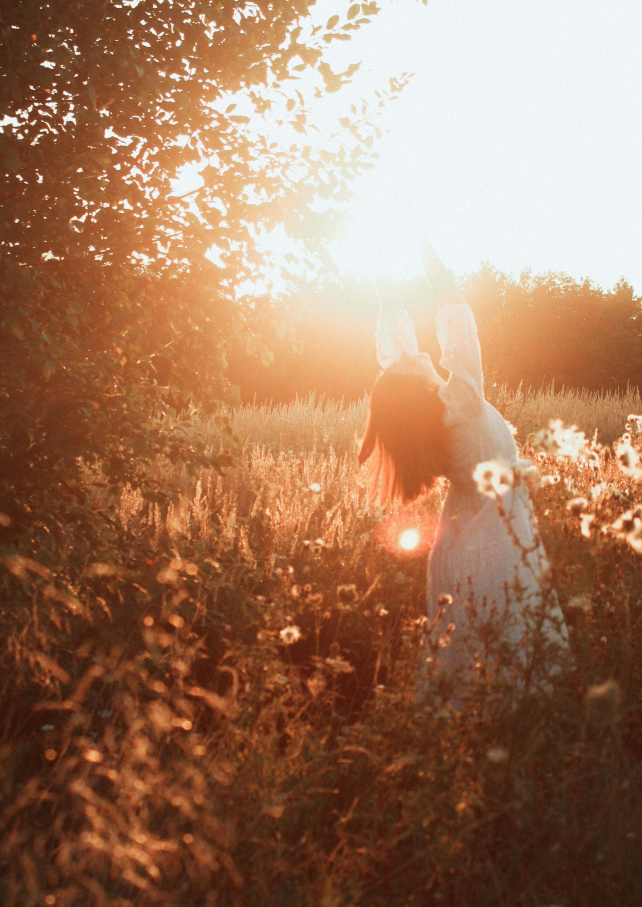
#> input picture Kitchen&Kettle/digital-products/simple-life-guide/taras-kots-nvcKq08ZnTU-unsplash.jpg, 2568 x 3626 px, found by its file name (shown at 1/4 size)
$ python generate_info_cards.py
#> lines starting #> are read from the running program, lines starting #| are printed output that depends on the picture
"""Generate listing images for A Simple Life."""

from PIL import Image, ImageDraw, ImageFont

W, H = 2000, 2000
SPLIT = 961
PAPER = (245, 240, 232)
INK = (44, 36, 22)
CLAY = (160, 133, 94)
SAGE = (125, 139, 111)
OVERLAY_ALPHA = 225

F_SERIF = '/usr/share/fonts/liberation/LiberationSerif-Regular.ttf'
F_SERIF_BOLD = '/usr/share/fonts/liberation/LiberationSerif-Bold.ttf'
F_SANS = '/usr/share/fonts/liberation/LiberationSans-Bold.ttf'
F_SANS_REG = '/usr/share/fonts/liberation/LiberationSans-Regular.ttf'

SRC = '/home/chels/test/digital-products/simple-life-guide/taras-kots-nvcKq08ZnTU-unsplash.jpg'
OUT_DIR = '/home/chels/test/digital-products/simple-life-guide'


# ============================================================
# PRIMARY IMAGE — Split panel with photo
# ============================================================

photo = Image.open(SRC).convert('RGB')
#> photo is the input picture: PIL image 2568x3626 RGB; mean R, G, B 161.2, 120.3, 94.2
pw, ph = photo.size
#> pw = 2568; ph = 3626
ratio = max(W / pw, H / ph)
#> ratio = 0.779
nw = int(pw * ratio)
#> nw = 2000
nh = int(ph * ratio)
#> nh = 2823
photo = photo.resize((nw, nh), Image.LANCZOS)
#> photo: PIL image 2000x2823 RGB
left = (nw - W) // 2
#> left = 0
top = (nh - H) // 2
#> top = 411
photo = photo.crop((left, top, left + W, top + H))
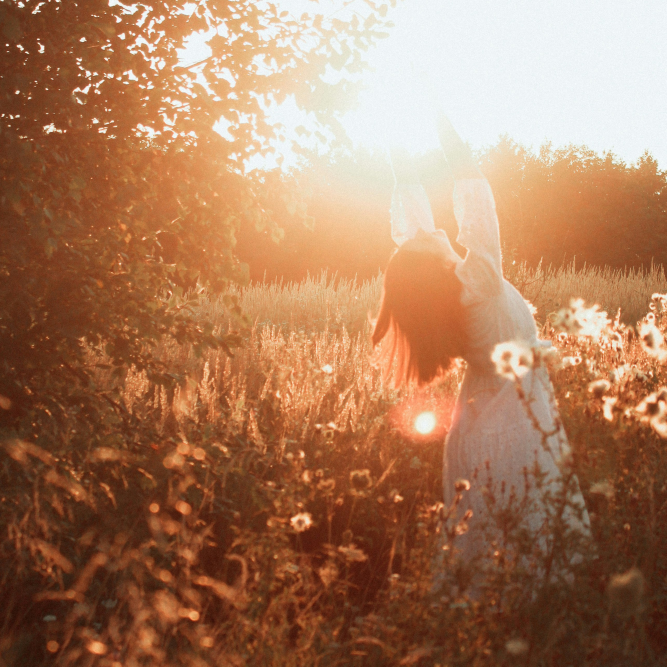
#> photo: PIL image 2000x2000 RGB (shown at 1/3 size); mean R, G, B 168.8, 122.9, 93

canvas = photo.copy()
draw = ImageDraw.Draw(canvas)

# Semi-transparent cream overlay on left panel
overlay = Image.new('RGBA', (SPLIT, H), (*PAPER, OVERLAY_ALPHA))
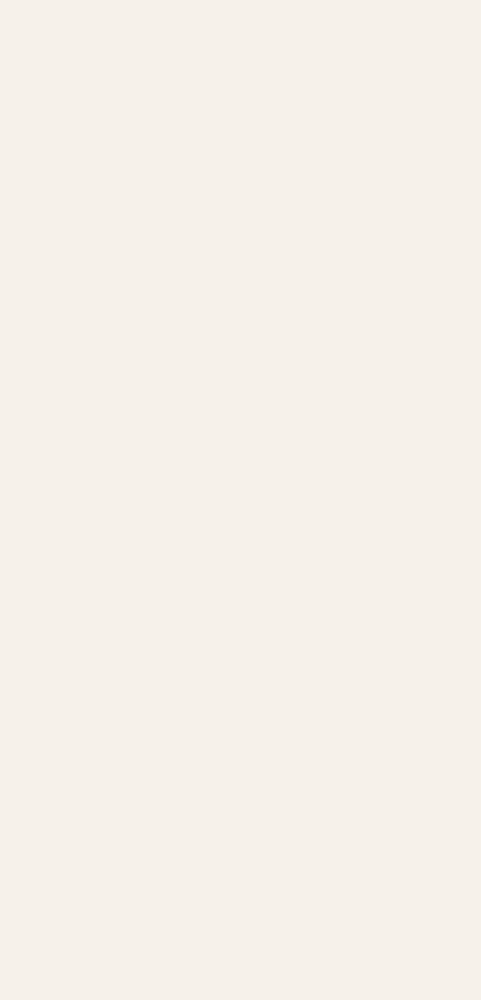
#> overlay: PIL image 961x2000 RGBA (shown at 1/2 size); mean R, G, B, A 245, 240, 232, 225; transparent parts drawn white
canvas.paste(overlay, (0, 0), overlay)
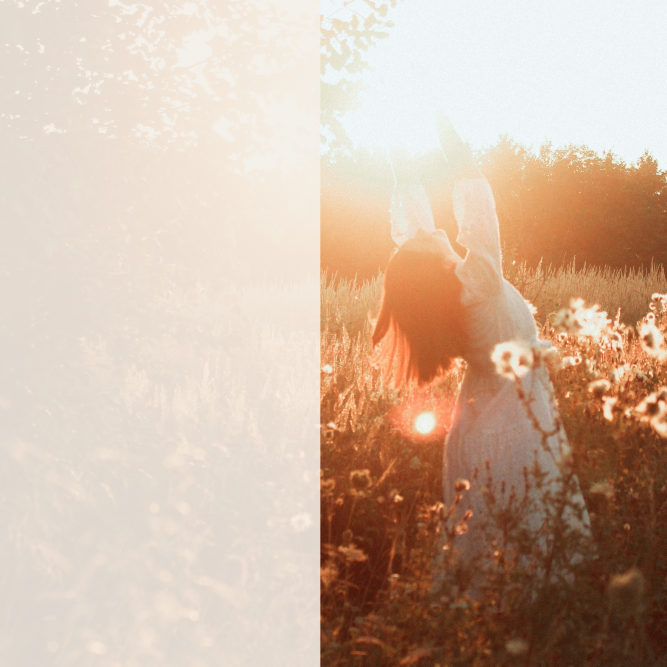
#> canvas: PIL image 2000x2000 RGB (shown at 1/3 size); mean R, G, B 207.4, 182.1, 163.4

# Fonts
brand_font = ImageFont.truetype(F_SANS, 36)
title_font = ImageFont.truetype(F_SERIF_BOLD, 100)
tag_font = ImageFont.truetype(F_SERIF, 48)
feat_font = ImageFont.truetype(F_SERIF, 46)

# Text positions
draw.text((50, 740), "KITCHEN & KETTLE", font=brand_font, fill=CLAY)
draw.text((50, 810), "A Simple Life", font=title_font, fill=INK)

# Tagline
tagline = "A guide to doing less, with more intention."
tag_bb = tag_font.getbbox(tagline)
tag_w = tag_bb[2] - tag_bb[0]
if tag_w > 860:
    tag_font = ImageFont.truetype(F_SERIF, 40)
draw.text((50, 950), tagline, font=tag_font, fill=SAGE)

# Features
features = [
    "Practical swaps for kitchen, bath & home",
    "The Diaper Bag Rule explained",
    "How to cut the noise of social media",
    "Permission to stop making everything from scratch",
]
y = 1080
for feat in features:
    text = "\u2022  " + feat
    bb = feat_font.getbbox(text)
    fw = bb[2] - bb[0]
    if fw > 860:
        fs = ImageFont.truetype(F_SERIF, 40)
        draw.text((50, y), text, font=fs, fill=INK)
        y += 70
    else:
        draw.text((50, y), text, font=feat_font, fill=INK)
        y += 76
#> after the loop, y = 1366

primary_path = OUT_DIR + '/primary-listing.png'
canvas.save(primary_path, 'PNG', optimize=True)
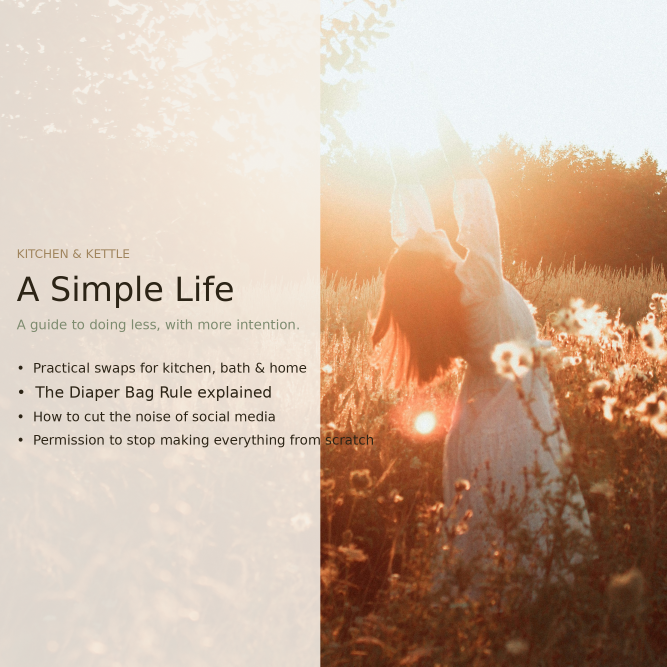
#> saved as primary-listing.png: PIL image 2000x2000 RGB (shown at 1/3 size); mean R, G, B 205.2, 180.1, 161.3
print(f"Saved {primary_path}")


# ============================================================
# INFO CARD HELPER
# ============================================================

def make_info_card(filename, title, subtitle, bullets, page_note):
#> called with title = "What's Inside", subtitle = 'A practical guide to doing less', page_note = '9 pages · printable PDF'
    img = Image.new('RGB', (2000, 2000), PAPER)
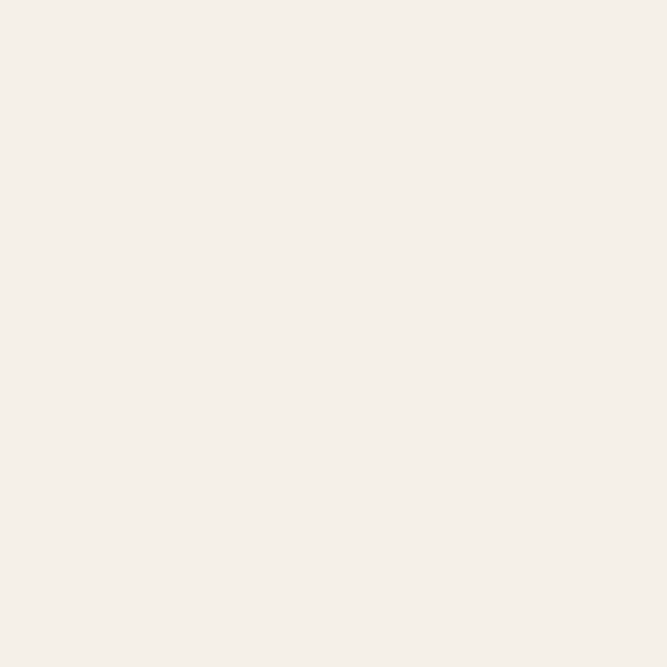
#> img: PIL image 2000x2000 RGB (shown at 1/3 size); mean R, G, B 245, 240, 232
    draw = ImageDraw.Draw(img)

    title_font = ImageFont.truetype(F_SERIF, 140)
    tw = title_font.getbbox(title)[2] - title_font.getbbox(title)[0]
#> tw = 941
    if tw > 1800:
        title_font = ImageFont.truetype(F_SERIF, 110)

    subtitle_font = ImageFont.truetype(F_SERIF, 52)
    bullet_font = ImageFont.truetype(F_SERIF, 48)
    note_font = ImageFont.truetype(F_SANS_REG, 28)
    brand_font = ImageFont.truetype(F_SANS_REG, 28)

    title_h = title_font.getbbox(title)[3] - title_font.getbbox(title)[1]
#> title_h = 108
    subtitle_h = subtitle_font.getbbox(subtitle)[3] - subtitle_font.getbbox(subtitle)[1]
#> subtitle_h = 51
    bullet_h = bullet_font.getbbox("Test")[3] - bullet_font.getbbox("Test")[1]
#> bullet_h = 36
    note_h = note_font.getbbox(page_note)[3] - note_font.getbbox(page_note)[1]

    gap_title_sub = 40
    gap_sub_bullets = 40
    gap_between_bullets = 18
    gap_before_note = 50

    total_h = title_h + gap_title_sub + subtitle_h + gap_sub_bullets
#> total_h = 239
    for _ in bullets:
        total_h += bullet_h + gap_between_bullets
#> this loop made 8 passes
#> total_h on passes 1 to 8: 293, 347, 401, 455, 509, 563, 617, 671
#> after the loop, total_h = 671
    total_h += gap_before_note + note_h
#> total_h = 748

    start_y = (2000 - total_h) // 2
#> start_y = 626
    y = start_y
#> y = 626
    block_x = 530

    draw.text((block_x, y), title, font=title_font, fill=INK)
    y += title_h + gap_title_sub
#> y = 774
    draw.text((block_x, y), subtitle, font=subtitle_font, fill=SAGE)
    y += subtitle_h + gap_sub_bullets
#> y = 865
    for line in bullets:
        if line == '':
            y += bullet_h
        else:
            draw.text((block_x, y), line, font=bullet_font, fill=INK)
            y += bullet_h + gap_between_bullets
#> this loop made 8 passes
#> y on passes 1 to 8: 919, 973, 1027, 1081, 1135, 1189, 1243, 1297
#> after the loop, y = 1297
    y += gap_before_note
#> y = 1347
    draw.text((block_x, y), page_note, font=note_font, fill=SAGE)
    draw.text((100, 1920), "Kitchen & Kettle", font=brand_font, fill=CLAY)
    img.save(filename, 'PNG', optimize=True)
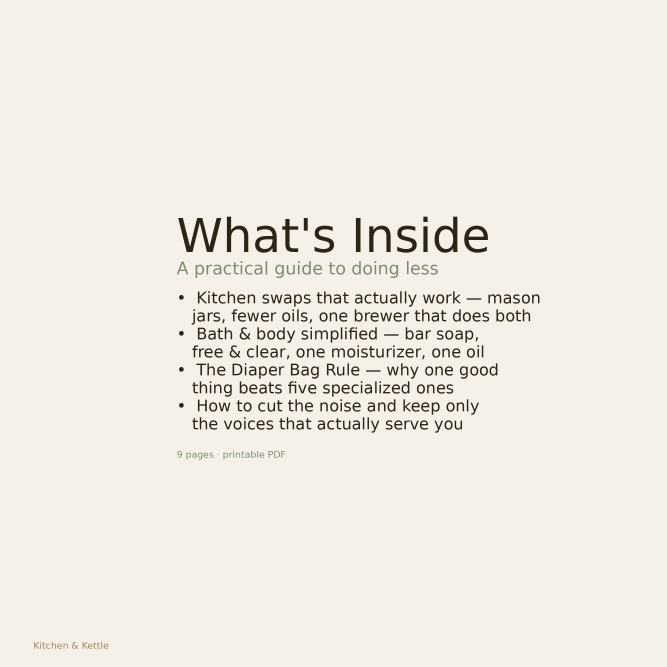
#> saved as listing-2.png: PIL image 2000x2000 RGB (shown at 1/3 size); mean R, G, B 239.9, 234.9, 226.7
    print(f"Saved {filename}")


# ============================================================
# IMAGE 2 — What's Inside
# ============================================================

make_info_card(
    OUT_DIR + '/listing-2.png',
    "What's Inside",
    "A practical guide to doing less",
    [
        '\u2022  Kitchen swaps that actually work \u2014 mason',
        '   jars, fewer oils, one brewer that does both',
        '\u2022  Bath & body simplified \u2014 bar soap,',
        '   free & clear, one moisturizer, one oil',
        '\u2022  The Diaper Bag Rule \u2014 why one good',
        '   thing beats five specialized ones',
        '\u2022  How to cut the noise and keep only',
        '   the voices that actually serve you',
    ],
    '9 pages \u00b7 printable PDF',
)


# ============================================================
# IMAGE 3 — The Diaper Bag Rule
# ============================================================

make_info_card(
    OUT_DIR + '/listing-3.png',
    "The Diaper Bag",
    "Rule",
    [
        '\u2022  One good thing that does many jobs beats',
        '   five specialized things that each do one.',
        '',
        '\u2022  The mason jar. The french press. The shop',
        '   cloth. The simple bar of soap. Each replaces',
        '   a drawer full of products you don\u2019t need.',
        '',
        '\u2022  Before you buy something new, ask: does',
        '   something I already own do this job?',
        '   Most of the time, the answer is yes.',
    ],
    'A Simple Life \u00b7 Kitchen & Kettle',
)
#> call 2 of make_info_card, with title = 'The Diaper Bag', subtitle = 'Rule', page_note = 'A Simple Life · Kitchen & Kettle'
#> in make_info_card (call 2), `tw = title_font.getbbox(title)[2] - title_font.getbbox(title)[0]`: tw = 1086
#> in make_info_card (call 2), `title_h = title_font.getbbox(title)[3] - title_font.getbbox(title)[1]`: title_h = 135
#> in make_info_card (call 2), `subtitle_h = subtitle_font.getbbox(subtitle)[3] - subtitle_font.getbbo..`: subtitle_h = 41
#> in make_info_card (call 2), `total_h = title_h + gap_title_sub + subtitle_h + gap_sub_bullets`: total_h = 256
#> the loop in make_info_card (call 2), `for _ in bullets:` made 10 passes
#> total_h on passes 1 to 10: 310, 364, 418, 472, 526, 580, 634, 688, 742, 796
#> after the loop in make_info_card (call 2), `for _ in bullets:`: total_h = 796
#> in make_info_card (call 2), `total_h += gap_before_note + note_h`: total_h = 873
#> in make_info_card (call 2), `start_y = (2000 - total_h) // 2`: start_y = 563
#> in make_info_card (call 2), `y += title_h + gap_title_sub`: y = 738
#> in make_info_card (call 2), `y += subtitle_h + gap_sub_bullets`: y = 819
#> the loop in make_info_card (call 2), `for line in bullets:` made 10 passes
#> y on passes 1 to 10: 873, 927, 963, 1017, 1071, 1125, 1161, 1215, 1269, 1323
#> after the loop in make_info_card (call 2), `for line in bullets:`: y = 1323
#> in make_info_card (call 2), `y += gap_before_note`: y = 1373
#> in make_info_card (call 2), `img.save(filename, 'PNG', optimize=True)`:
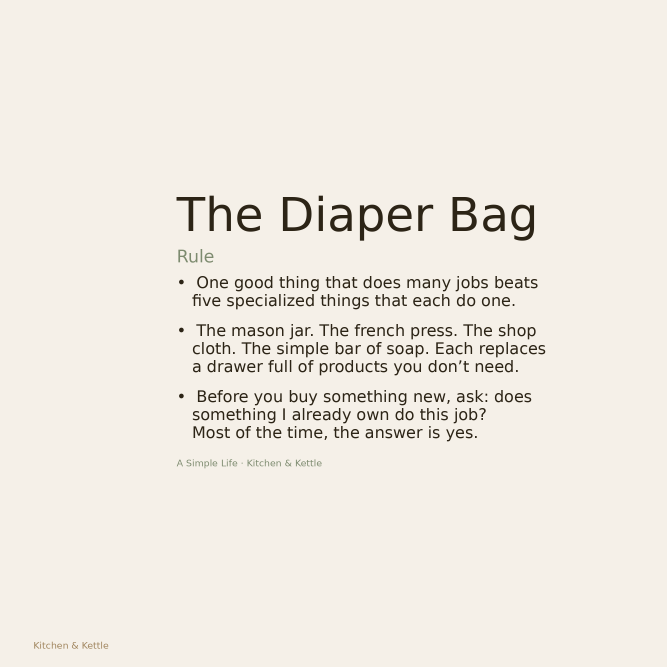
#> saved as listing-3.png: PIL image 2000x2000 RGB (shown at 1/3 size); mean R, G, B 239.5, 234.5, 226.3
